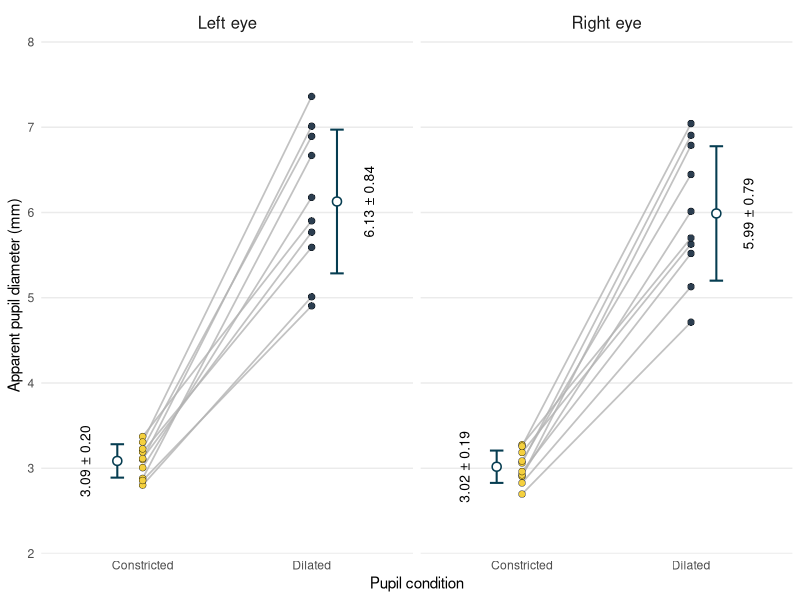
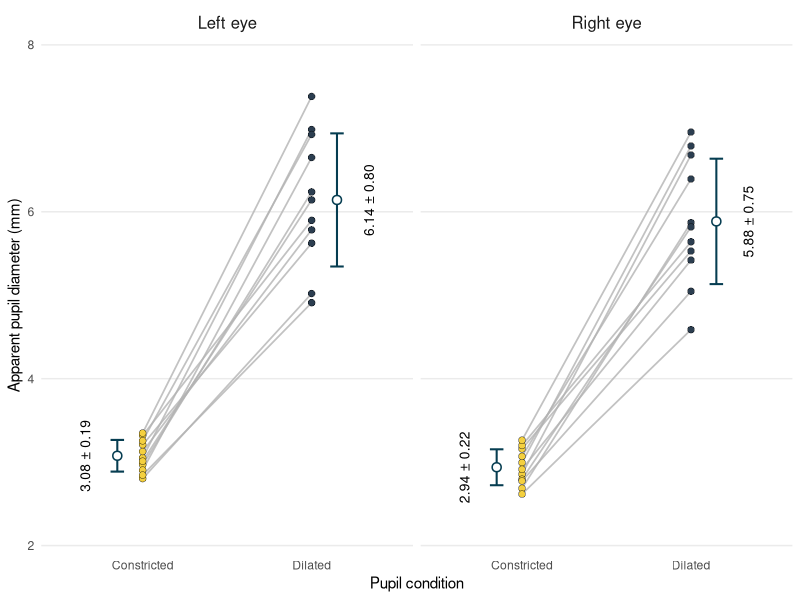

Here is the R script that generated these plots, in order:
# Apparent pupil diameter (mm) in the constricted and the dilated condition, the check that the luminance
# manipulation worked. Slope plot: one line per eye from constricted to dilated. One figure per camera, columns =
# Left | Right eye. White circle = mean with ± SD whiskers, labeled with both values. Color = condition
# (yellow = constricted, navy = dilated). Run with cwd = measured/.
Sys.setlocale("LC_CTYPE", "en_US.UTF-8")
library(tidyverse)

# Eye-level camera first, the order the paper reports the cameras in.
camera_labels <- c(cam2 = "Eye-level camera", cam1 = "Bottom-left camera")
camera_file_names <- c(cam2 = "eye_level_camera", cam1 = "bottom_left_camera")

df <- read_csv("output/pupil_size.csv", show_col_types = FALSE) %>%
  rename(pupil_mm = apparent_pupil_diameter_mm) %>%
  mutate(
    camera = factor(camera, levels = names(camera_labels), labels = camera_labels),
    condition = factor(condition, levels = c("constricted", "dilated")),
    eye = factor(recode(eye, left_eye = "Left eye", right_eye = "Right eye"),
                 levels = c("Left eye", "Right eye"))
  )

cond_colors <- c(constricted = "#F4D03F", dilated = "#2C3E50")

summary_stats <- df %>%
  group_by(camera, eye, condition) %>%
  summarize(mean_mm = mean(pupil_mm), sd_mm = sd(pupil_mm), .groups = "drop") %>%
  mutate(
    mean_label = sprintf("%.2f ± %.2f", mean_mm, sd_mm),
    position = as.numeric(condition) + if_else(condition == "constricted", -0.15, 0.15),
    text_position = as.numeric(condition) + if_else(condition == "constricted", -0.34, 0.34)
  )

camera_plot <- function(camera_label) {
  camera_df <- filter(df, camera == camera_label)
  camera_stats <- filter(summary_stats, camera == camera_label)
  ggplot(camera_df, aes(x = condition, y = pupil_mm)) +
    geom_line(aes(group = participant), color = "gray70", linewidth = 0.6, alpha = 0.8) +
    geom_point(aes(fill = condition, group = participant), size = 2.2, shape = 21, color = "black", stroke = 0.2) +
    geom_errorbar(data = camera_stats,
                  aes(x = position, y = mean_mm, ymin = mean_mm - sd_mm, ymax = mean_mm + sd_mm, group = 1),
                  width = 0.08, linewidth = 0.7, color = "#063D51", inherit.aes = FALSE) +
    geom_point(data = camera_stats, aes(x = position, y = mean_mm), inherit.aes = FALSE,
               size = 2.5, shape = 21, fill = "#FFFFFF", color = "#063D51", stroke = 0.8) +
    geom_text(data = camera_stats, aes(x = text_position, y = mean_mm, label = mean_label),
              inherit.aes = FALSE, vjust = 0.5, hjust = 0.5, size = 3.5, angle = 90) +
    facet_grid(. ~ eye) +
    scale_fill_manual(values = cond_colors, guide = "none") +
    scale_x_discrete(labels = c(constricted = "Constricted", dilated = "Dilated")) +
    scale_y_continuous(expand = expansion(mult = 0.15)) +
    labs(x = "Pupil condition", y = "Apparent pupil diameter (mm)") +
    theme_minimal() +
    theme(
      strip.text = element_text(size = 12),
      panel.grid.minor = element_blank(), panel.grid.major.x = element_blank(),
      panel.background = element_rect(fill = "white", color = NA),
      plot.background = element_rect(fill = "white", color = NA)
    )
}

dir.create("output", showWarnings = FALSE)
for (camera_id in names(camera_labels)) {
  path <- sprintf("output/pupil_size_%s.png", camera_file_names[[camera_id]])
  ggsave(path, camera_plot(camera_labels[[camera_id]]), width = 6.0, height = 3.4, dpi = 600,
         device = ragg::agg_png)
  cat("wrote", path, "\n")
}
